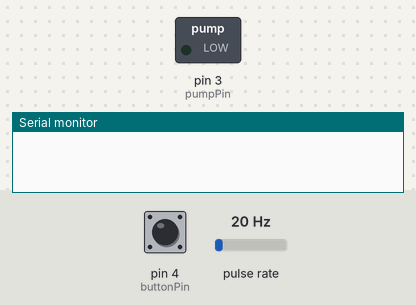
Bench run of a sketch on a simulated Arduino Nano, built with avr-gcc and run on an emulated ATmega328P. On the bench: switched loads named in the sketch (green lamp = pin HIGH), the last lines printed to the serial monitor. Wiring (inferred from the names in the program): pulse sensor: data pin 2. Inputs (shaded band) come from the test bench; at power-on: pin 4 (buttonPin) HIGH, pulse rate 20 Hz.

Above: at 1.2 s.
1.3 s: pin 4 (buttonPin) pulled LOW for 0.15 s
At 2.3 s:
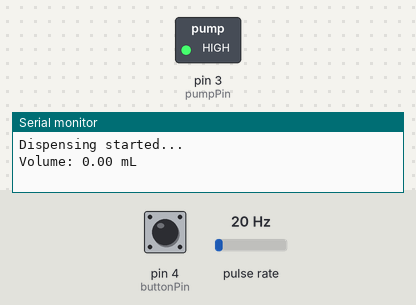
4.4 s: pin 4 (buttonPin) pulled LOW for 3.2 s
9.1 s: pulse rate (sensor on pin 2) set to 16 Hz
12.1 s: pulse rate (sensor on pin 2) set to 13 Hz
Timing chart, 0 to 14.6 s (numbered marks = the images above; inputs shaded):
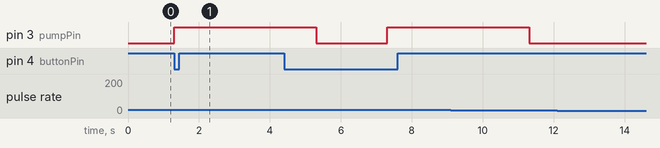

Measured:
- after the input at 1.3 s, pin 3 (pumpPin): LOW → HIGH at once
- after the input at 12.1 s, every drawn part: stays the same

The sketch:

code.ino
```cpp
// Automatic Water Dispenser using Flow Sensor and Button
// Board: Arduino Nano

volatile int flowPulseCount = 0;
float calibrationFactor = 4.5;  // Change based on your sensor datasheet

const int flowSensorPin = 2;     // Must be interrupt-capable pin (D2 on Nano)
const int pumpPin = 3;           // Pin to control relay or transistor
const int buttonPin = 4;         // Push button for manual dispensing

unsigned long oldTime = 0;
float flowRate;
float volume;                    // mL

void setup() {
  pinMode(flowSensorPin, INPUT_PULLUP);
  pinMode(pumpPin, OUTPUT);
  pinMode(buttonPin, INPUT_PULLUP);

  attachInterrupt(digitalPinToInterrupt(flowSensorPin), pulseCounter, RISING);

  Serial.begin(9600);
  digitalWrite(pumpPin, LOW);  // Make sure pump is off
}

void loop() {
  if (digitalRead(buttonPin) == LOW) {
    Serial.println("Dispensing started...");

    flowPulseCount = 0;
    volume = 0;

    digitalWrite(pumpPin, HIGH);  // Turn on pump

    while (volume < 250) {  // Target volume in milliliters
      if ((millis() - oldTime) > 1000) { // Every second
        detachInterrupt(digitalPinToInterrupt(flowSensorPin));

        flowRate = ((1000.0 / (millis() - oldTime)) * flowPulseCount) / calibrationFactor;
        oldTime = millis();

        volume += (flowRate / 60) * 1000; // mL in 1 second
        Serial.print("Volume: ");
        Serial.print(volume);
        Serial.println(" mL");

        flowPulseCount = 0;
        attachInterrupt(digitalPinToInterrupt(flowSensorPin), pulseCounter, RISING);
      }
    }

    digitalWrite(pumpPin, LOW);  // Stop pump
    Serial.println("Target volume reached. Dispensing stopped.");
    delay(2000);  // Prevent button bouncing
  }
}

void pulseCounter() {
  flowPulseCount++;
}
```
